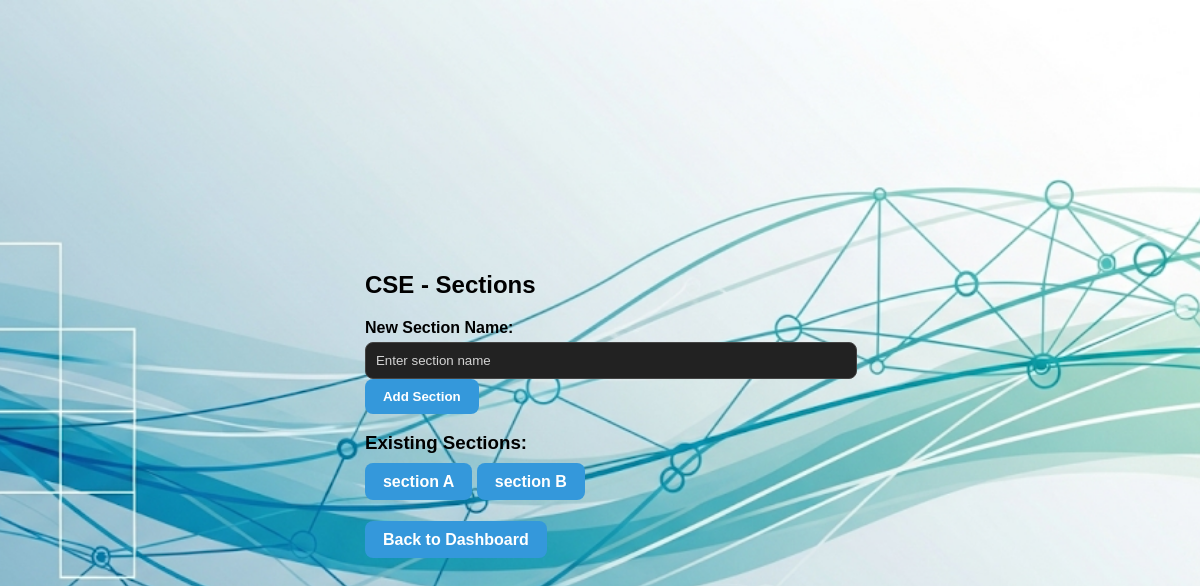
Before: /admin/add_section/1 (signed in) with the older database file.
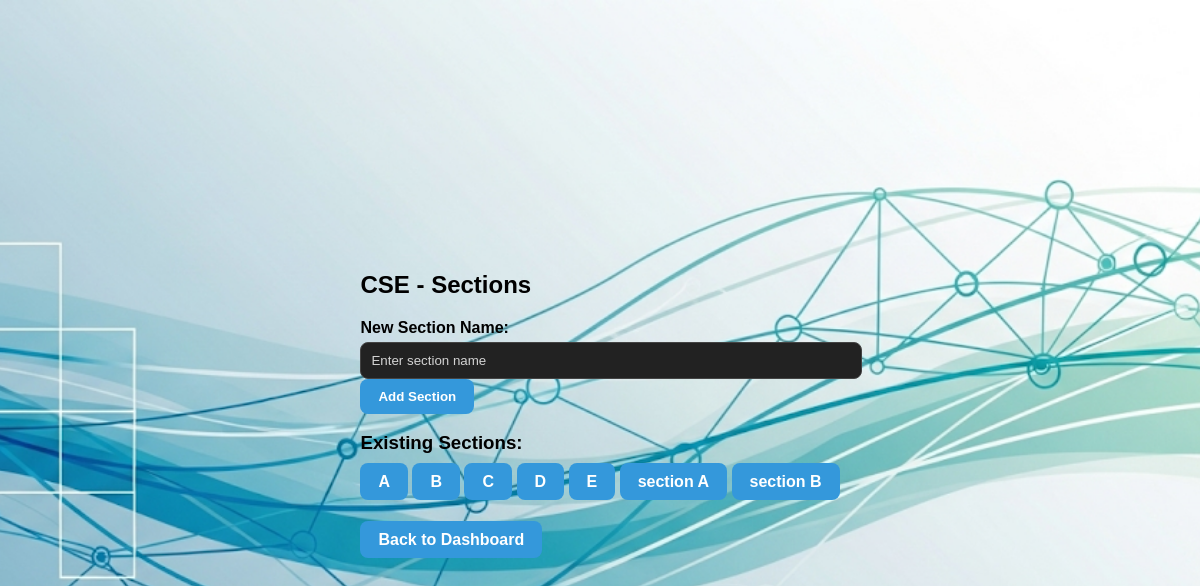
After: the same page with the newer database file.
### tables this page shows
CREATE TABLE sections (
            id INTEGER PRIMARY KEY AUTOINCREMENT,
            branch_id INTEGER,
            name TEXT,
            UNIQUE(branch_id, name),
            FOREIGN KEY(branch_id) REFERENCES branches(id)
        );

### app.py (the view, shortened to what this page needs)
@app.route("/admin/add_section/<int:branch_id>", methods=["GET", "POST"])
def add_section(branch_id):
    if "admin" not in session:
        return redirect(url_for("admin_login"))
    with get_db_connection() as conn:
        branch = conn.execute("SELECT * FROM branches WHERE id=?", (branch_id,)).fetchone()
        if not branch:
            flash("Branch not found ❌", "danger")
            return redirect(url_for("admin_dashboard"))
        sections = conn.execute("SELECT * FROM sections WHERE branch_id=?", (branch_id,)).fetchall()
    return render_template("add_section.html", branch=branch, sections=sections)

### app.py (called while the page is built)
def get_db_connection():
    conn = sqlite3.connect(DB_PATH, timeout=10)
    conn.row_factory = sqlite3.Row
    conn.execute("PRAGMA foreign_keys=ON")
    return conn

### templates/add_section.html (shortened to what this page needs)
{% extends "base.html" %}
{% block content %}
<div class="content-box">
    <h2>{{ branch['name'] }} - Sections</h2>
    <form method="post">
        <label>New Section Name:</label>
        <input type="text" name="section_name" placeholder="Enter section name" required>
        <button type="submit" class="btn">Add Section</button>
    </form>
    <h3>Existing Sections:</h3>
    <div class="btn-row">
        {% for sec in sections %}
            <a href="{{ url_for('admin_add_student', branch_id=branch['id'], section_id=sec['id']) }}" class="btn">{{ sec['name'] }}</a>
        {% endfor %}
    </div>
    <div class="form-actions" style="margin-top:40px;">
        <a href="{{ url_for('admin_dashboard') }}" class="btn">Back to Dashboard</a>
    </div>
</div>
{% endblock %}

Changed rows visible on the page:
added sections: name "A"
added sections: name "B"
added sections: name "C"
added sections: name "D"
added sections: name "E"
